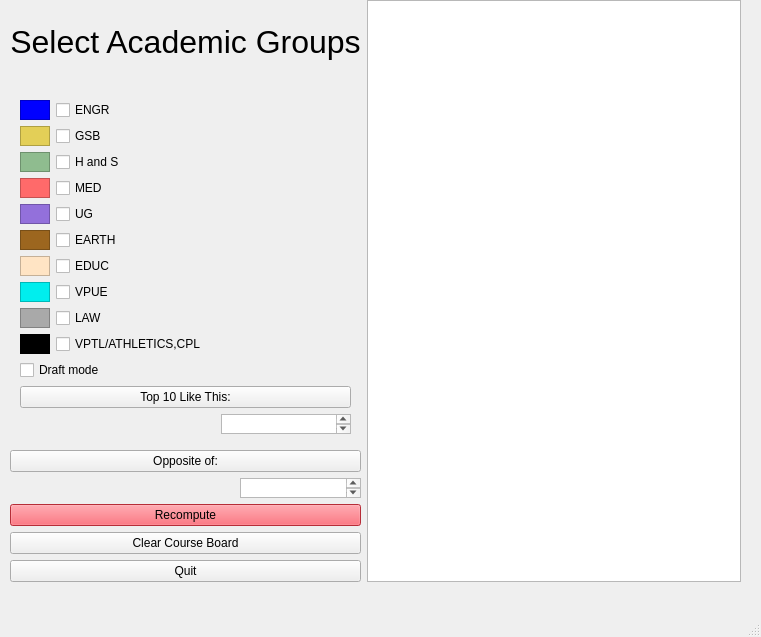
<?xml version="1.0" encoding="UTF-8"?>
<ui version="4.0">
 <class>MainWindow</class>
 <widget class="QMainWindow" name="MainWindow">
  <property name="geometry">
   <rect>
    <x>0</x>
    <y>0</y>
    <width>761</width>
    <height>637</height>
   </rect>
  </property>
  <property name="sizePolicy">
   <sizepolicy hsizetype="Expanding" vsizetype="Expanding">
    <horstretch>0</horstretch>
    <verstretch>0</verstretch>
   </sizepolicy>
  </property>
  <property name="minimumSize">
   <size>
    <width>700</width>
    <height>600</height>
   </size>
  </property>
  <property name="windowTitle">
   <string>Control Panel for Course Context Exploration</string>
  </property>
  <property name="accessibleName">
   <string/>
  </property>
  <widget class="QWidget" name="centralwidget">
   <widget class="QWidget" name="layoutWidget">
    <property name="geometry">
     <rect>
      <x>0</x>
      <y>0</y>
      <width>741</width>
      <height>592</height>
     </rect>
    </property>
    <layout class="QHBoxLayout" name="ControlPanel">
     <property name="sizeConstraint">
      <enum>QLayout::SetMaximumSize</enum>
     </property>
     <property name="leftMargin">
      <number>10</number>
     </property>
     <property name="bottomMargin">
      <number>10</number>
     </property>
     <item>
      <layout class="QVBoxLayout" name="verticalLayout">
       <item>
        <widget class="QLabel" name="Actions">
         <property name="font">
          <font>
           <pointsize>24</pointsize>
          </font>
         </property>
         <property name="text">
          <string>Select Academic Groups</string>
         </property>
         <property name="alignment">
          <set>Qt::AlignCenter</set>
         </property>
        </widget>
       </item>
       <item>
        <layout class="QVBoxLayout" name="LegendLay">
         <property name="margin">
          <number>10</number>
         </property>
         <item>
          <layout class="QHBoxLayout" name="horizontalLayout">
           <property name="rightMargin">
            <number>10</number>
           </property>
           <item>
            <widget class="QFrame" name="ENGR">
             <property name="maximumSize">
              <size>
               <width>30</width>
               <height>20</height>
              </size>
             </property>
             <property name="styleSheet">
              <string notr="true">background-color: rgb(0, 0, 255);
pad-left: 30;</string>
             </property>
             <property name="frameShape">
              <enum>QFrame::StyledPanel</enum>
             </property>
             <property name="frameShadow">
              <enum>QFrame::Raised</enum>
             </property>
            </widget>
           </item>
           <item>
            <widget class="QCheckBox" name="EngrChk">
             <property name="text">
              <string>ENGR</string>
             </property>
            </widget>
           </item>
          </layout>
         </item>
         <item>
          <layout class="QHBoxLayout" name="horizontalLayout_2">
           <property name="rightMargin">
            <number>10</number>
           </property>
           <item>
            <widget class="QFrame" name="GSB">
             <property name="maximumSize">
              <size>
               <width>30</width>
               <height>20</height>
              </size>
             </property>
             <property name="styleSheet">
              <string notr="true">background-color: rgb(227, 207, 87);</string>
             </property>
             <property name="frameShape">
              <enum>QFrame::StyledPanel</enum>
             </property>
             <property name="frameShadow">
              <enum>QFrame::Raised</enum>
             </property>
            </widget>
           </item>
           <item>
            <widget class="QCheckBox" name="GsbChk">
             <property name="text">
              <string>GSB</string>
             </property>
            </widget>
           </item>
          </layout>
         </item>
         <item>
          <layout class="QHBoxLayout" name="horizontalLayout_3">
           <property name="rightMargin">
            <number>10</number>
           </property>
           <item>
            <widget class="QFrame" name="HandS">
             <property name="maximumSize">
              <size>
               <width>30</width>
               <height>20</height>
              </size>
             </property>
             <property name="styleSheet">
              <string notr="true">background-color: rgb(143, 188, 143);</string>
             </property>
             <property name="frameShape">
              <enum>QFrame::StyledPanel</enum>
             </property>
             <property name="frameShadow">
              <enum>QFrame::Raised</enum>
             </property>
            </widget>
           </item>
           <item>
            <widget class="QCheckBox" name="HandSChk">
             <property name="text">
              <string>H and S</string>
             </property>
            </widget>
           </item>
          </layout>
         </item>
         <item>
          <layout class="QHBoxLayout" name="horizontalLayout_4">
           <property name="rightMargin">
            <number>10</number>
           </property>
           <item>
            <widget class="QFrame" name="MED">
             <property name="maximumSize">
              <size>
               <width>30</width>
               <height>20</height>
              </size>
             </property>
             <property name="styleSheet">
              <string notr="true">background-color: rgb(255, 106, 106);</string>
             </property>
             <property name="frameShape">
              <enum>QFrame::StyledPanel</enum>
             </property>
             <property name="frameShadow">
              <enum>QFrame::Raised</enum>
             </property>
            </widget>
           </item>
           <item>
            <widget class="QCheckBox" name="MedChk">
             <property name="text">
              <string>MED</string>
             </property>
            </widget>
           </item>
          </layout>
         </item>
         <item>
          <layout class="QHBoxLayout" name="horizontalLayout_5">
           <property name="rightMargin">
            <number>10</number>
           </property>
           <item>
            <widget class="QFrame" name="UG">
             <property name="maximumSize">
              <size>
               <width>30</width>
               <height>20</height>
              </size>
             </property>
             <property name="styleSheet">
              <string notr="true">background-color: rgb(147, 112, 219);</string>
             </property>
             <property name="frameShape">
              <enum>QFrame::StyledPanel</enum>
             </property>
             <property name="frameShadow">
              <enum>QFrame::Raised</enum>
             </property>
            </widget>
           </item>
           <item>
            <widget class="QCheckBox" name="UgChk">
             <property name="text">
              <string>UG</string>
             </property>
            </widget>
           </item>
          </layout>
         </item>
         <item>
          <layout class="QHBoxLayout" name="horizontalLayout_6">
           <property name="rightMargin">
            <number>10</number>
           </property>
           <item>
            <widget class="QFrame" name="EARTH">
             <property name="maximumSize">
              <size>
               <width>30</width>
               <height>20</height>
              </size>
             </property>
             <property name="styleSheet">
              <string notr="true">background-color: rgb(156, 102, 31);</string>
             </property>
             <property name="frameShape">
              <enum>QFrame::StyledPanel</enum>
             </property>
             <property name="frameShadow">
              <enum>QFrame::Raised</enum>
             </property>
            </widget>
           </item>
           <item>
            <widget class="QCheckBox" name="EarthChk">
             <property name="text">
              <string>EARTH</string>
             </property>
            </widget>
           </item>
          </layout>
         </item>
         <item>
          <layout class="QHBoxLayout" name="horizontalLayout_7">
           <property name="leftMargin">
            <number>0</number>
           </property>
           <item>
            <widget class="QFrame" name="EDUC">
             <property name="maximumSize">
              <size>
               <width>30</width>
               <height>20</height>
              </size>
             </property>
             <property name="styleSheet">
              <string notr="true">background-color: rgb(255, 228, 196);</string>
             </property>
             <property name="frameShape">
              <enum>QFrame::StyledPanel</enum>
             </property>
             <property name="frameShadow">
              <enum>QFrame::Raised</enum>
             </property>
            </widget>
           </item>
           <item>
            <widget class="QCheckBox" name="EducChk">
             <property name="text">
              <string>EDUC</string>
             </property>
            </widget>
           </item>
          </layout>
         </item>
         <item>
          <layout class="QHBoxLayout" name="horizontalLayout_8">
           <property name="rightMargin">
            <number>10</number>
           </property>
           <item>
            <widget class="QFrame" name="VPUE">
             <property name="maximumSize">
              <size>
               <width>30</width>
               <height>20</height>
              </size>
             </property>
             <property name="styleSheet">
              <string notr="true">background-color: rgb(0, 238, 238);</string>
             </property>
             <property name="frameShape">
              <enum>QFrame::StyledPanel</enum>
             </property>
             <property name="frameShadow">
              <enum>QFrame::Raised</enum>
             </property>
            </widget>
           </item>
           <item>
            <widget class="QCheckBox" name="VpueChk">
             <property name="text">
              <string>VPUE</string>
             </property>
            </widget>
           </item>
          </layout>
         </item>
         <item>
          <layout class="QHBoxLayout" name="horizontalLayout_9">
           <property name="rightMargin">
            <number>10</number>
           </property>
           <item>
            <widget class="QFrame" name="LAW">
             <property name="maximumSize">
              <size>
               <width>30</width>
               <height>20</height>
              </size>
             </property>
             <property name="styleSheet">
              <string notr="true">background-color: rgb(169, 169, 169);</string>
             </property>
             <property name="frameShape">
              <enum>QFrame::StyledPanel</enum>
             </property>
             <property name="frameShadow">
              <enum>QFrame::Raised</enum>
             </property>
            </widget>
           </item>
           <item>
            <widget class="QCheckBox" name="LawChk">
             <property name="text">
              <string>LAW</string>
             </property>
            </widget>
           </item>
          </layout>
         </item>
         <item>
          <layout class="QHBoxLayout" name="horizontalLayout_10">
           <property name="rightMargin">
            <number>10</number>
           </property>
           <item>
            <widget class="QFrame" name="Athletics">
             <property name="maximumSize">
              <size>
               <width>30</width>
               <height>20</height>
              </size>
             </property>
             <property name="styleSheet">
              <string notr="true">background-color: rgb(0, 0, 0)</string>
             </property>
             <property name="frameShape">
              <enum>QFrame::StyledPanel</enum>
             </property>
             <property name="frameShadow">
              <enum>QFrame::Raised</enum>
             </property>
            </widget>
           </item>
           <item>
            <widget class="QCheckBox" name="OthersChk">
             <property name="text">
              <string>VPTL/ATHLETICS,CPL</string>
             </property>
            </widget>
           </item>
          </layout>
         </item>
         <item>
          <widget class="QCheckBox" name="draftModeChk">
           <property name="text">
            <string>Draft mode</string>
           </property>
          </widget>
         </item>
         <item>
          <widget class="QPushButton" name="Top10Btn">
           <property name="text">
            <string>Top 10 Like This:</string>
           </property>
          </widget>
         </item>
         <item alignment="Qt::AlignRight">
          <widget class="QTextEdit" name="Top10Input">
           <property name="maximumSize">
            <size>
             <width>130</width>
             <height>20</height>
            </size>
           </property>
          </widget>
         </item>
        </layout>
       </item>
       <item>
        <widget class="QPushButton" name="OppositeBtn">
         <property name="text">
          <string>Opposite of:</string>
         </property>
        </widget>
       </item>
       <item alignment="Qt::AlignRight">
        <widget class="QTextEdit" name="OppositeInput">
         <property name="maximumSize">
          <size>
           <width>121</width>
           <height>20</height>
          </size>
         </property>
        </widget>
       </item>
       <item>
        <widget class="QPushButton" name="recomputeButton">
         <property name="styleSheet">
          <string notr="true">background-color: rgb(255, 63, 79);</string>
         </property>
         <property name="text">
          <string>Recompute</string>
         </property>
         <property name="flat">
          <bool>false</bool>
         </property>
        </widget>
       </item>
       <item>
        <widget class="QPushButton" name="clrBoardButton">
         <property name="text">
          <string>Clear Course Board</string>
         </property>
        </widget>
       </item>
       <item>
        <widget class="QPushButton" name="quitBtn">
         <property name="text">
          <string>Quit</string>
         </property>
        </widget>
       </item>
      </layout>
     </item>
     <item>
      <widget class="QTextEdit" name="infoDisplay">
       <property name="sizePolicy">
        <sizepolicy hsizetype="Expanding" vsizetype="Expanding">
         <horstretch>0</horstretch>
         <verstretch>0</verstretch>
        </sizepolicy>
       </property>
       <property name="lineWrapMode">
        <enum>QTextEdit::WidgetWidth</enum>
       </property>
       <property name="readOnly">
        <bool>true</bool>
       </property>
      </widget>
     </item>
    </layout>
   </widget>
  </widget>
  <widget class="QMenuBar" name="menubar">
   <property name="geometry">
    <rect>
     <x>0</x>
     <y>0</y>
     <width>761</width>
     <height>22</height>
    </rect>
   </property>
  </widget>
  <widget class="QStatusBar" name="statusbar"/>
 </widget>
 <resources/>
 <connections/>
</ui>
